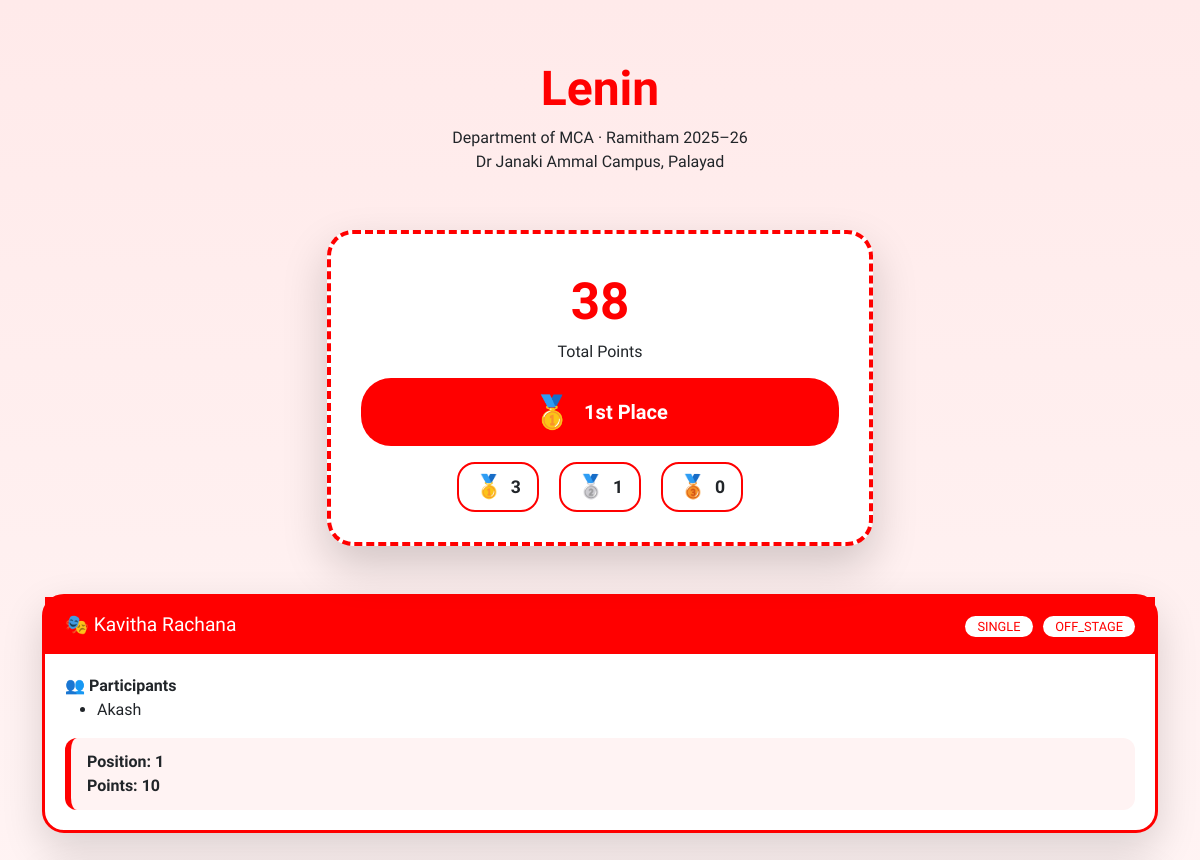
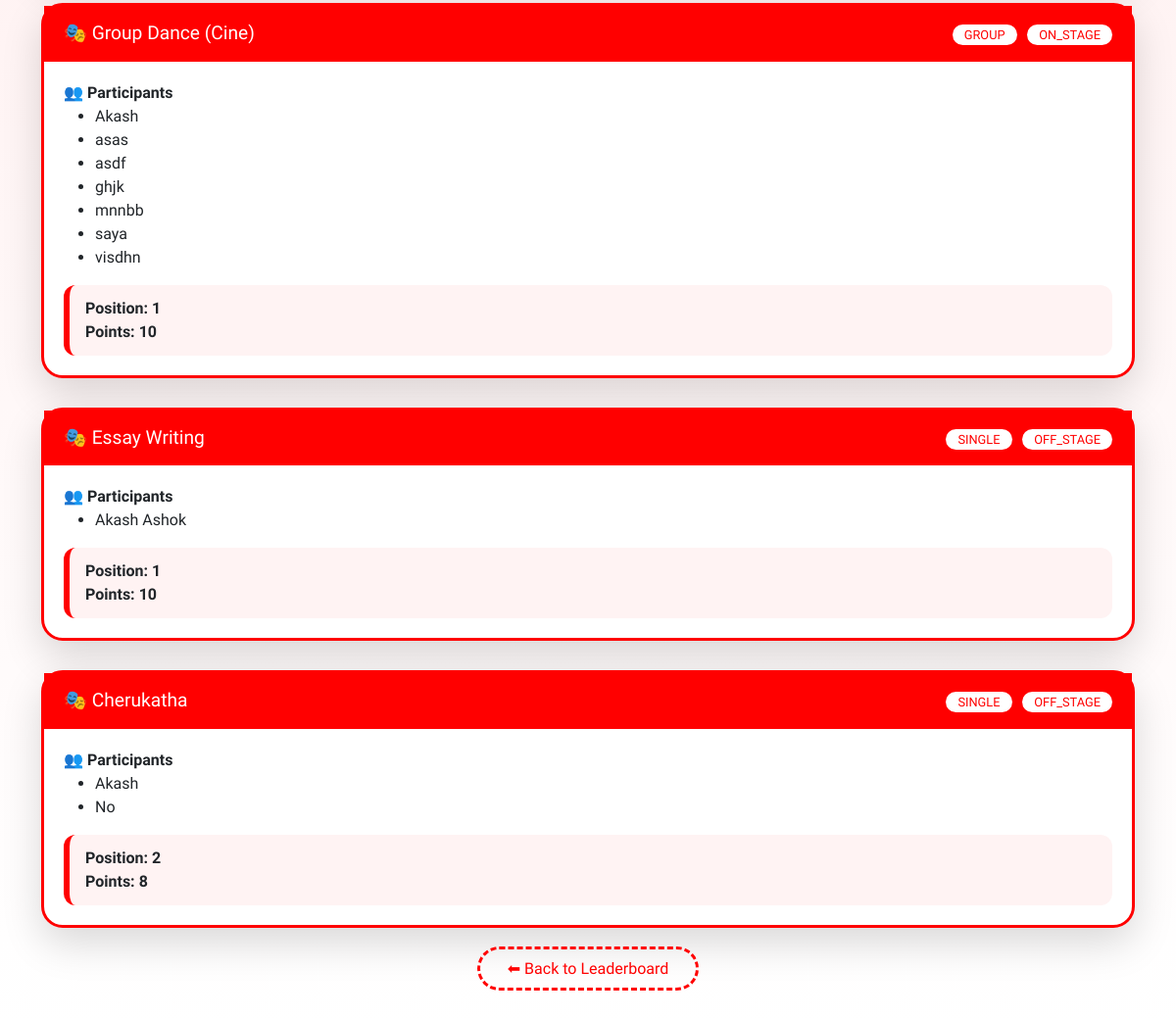
The app's page /team/1/ with its own data (2 pictures, top to bottom).
### app/models.py (models this page shows, shortened)
class Team(models.Model):
    team_name = models.CharField(max_length=150)
    department = models.CharField(max_length=100)

class Event(models.Model):
    STAGE_TYPE_CHOICES = (
        ('ON_STAGE', 'On Stage'),
        ('OFF_STAGE', 'Off Stage'),
    )
    EVENT_TYPE_CHOICES = (
        ('SINGLE', 'Single'),
        ('GROUP', 'Group'),
    )
    name = models.CharField(max_length=200, unique=True)
    stage_type = models.CharField(
        max_length=10,
        choices=STAGE_TYPE_CHOICES
    )
    event_type = models.CharField(
        max_length=10,
        choices=EVENT_TYPE_CHOICES
    )
    min_team_size = models.PositiveIntegerField(default=1)
    max_team_size = models.PositiveIntegerField(default=1)

class Result(models.Model):
    event = models.ForeignKey(
        Event,
        on_delete=models.CASCADE,
        related_name='results'
    )
    team = models.ForeignKey(
        Team,
        on_delete=models.CASCADE,
        related_name='results'
    )
    position = models.PositiveIntegerField()
    points = models.PositiveIntegerField(default=0)
    class Meta:
        unique_together = ('event', 'team')
        ordering = ['position']

### app/views.py (the view)
def public_team_detail(request, team_id):
    team = get_object_or_404(Team, id=team_id)
    total_points = (
        Result.objects
        .filter(team=team)
        .aggregate(tp=Coalesce(Sum('points'), 0))
        ['tp']
    )
    teams = (
        Team.objects
        .annotate(
            total_points=Coalesce(Sum('results__points'), 0)
        )
        .order_by('-total_points', 'team_name')
    )
    team_rank = 1
    for idx, t in enumerate(teams, start=1):
        if t.id == team.id:
            team_rank = idx
            break
    medal_count = Result.objects.filter(team=team).aggregate(
        gold=Coalesce(Count('id', filter=Q(position=1)), 0),
        silver=Coalesce(Count('id', filter=Q(position=2)), 0),
        bronze=Coalesce(Count('id', filter=Q(position=3)), 0),
    )
    event_data = []
    results = Result.objects.filter(team=team).select_related('event')
    for r in results:
        participants = list(
            team.participations
            .filter(event=r.event)
            .values_list('participant_name', flat=True)
        )
        event_data.append({
            'event': r.event,
            'participants': participants,
            'result': r
        })
    return render(request, 'public_team_detail.html', {
        'team': team,
        'total_points': total_points,
        'rank': team_rank,
        'overall_place': ordinal(team_rank),
        'medal_count': medal_count,
        'event_data': event_data
    })

### app/views.py (called while the page is built)
def ordinal(n):
    if 10 <= n % 100 <= 20:
        return f"{n}th"
    return f"{n}{ {1:'st', 2:'nd', 3:'rd'}.get(n % 10, 'th') }"

### app/templates/public_team_detail.html (shortened to what this page needs)
<!DOCTYPE html>
<html lang="en">
<head>
<link href="https://cdn.jsdelivr.net/npm/bootstrap@5.3.2/dist/css/bootstrap.min.css" rel="stylesheet">
</head>
<body>
<section class="page-header">
    <h1>{{ team.team_name }}</h1>
    <p>
        Department of {{ team.department }} · Ramitham 2025–26<br>
        Dr Janaki Ammal Campus, Palayad
    </p>
</section>
<div class="container mb-5">
    <div class="row justify-content-center">
        <div class="col-md-6">
            <div class="summary-card">
                <div class="points">{{ total_points }}</div>
                <div>Total Points</div>
                <div class="rank-badge">
                    <span class="rank-icon">
                        {% if rank == 1 %}🥇
                        {% elif rank == 2 %}🥈
                        {% elif rank == 3 %}🥉
                        {% else %}🏅{% endif %}
                    </span>
                    {{ rank }}{% if rank == 1 %}st{% elif rank == 2 %}nd{% elif rank == 3 %}rd{% else %}th{% endif %}
                    Place
                </div>
                <div class="medal-count">
                    <div class="medal-item"><span>🥇</span>{{ medal_count.gold }}</div>
                    <div class="medal-item"><span>🥈</span>{{ medal_count.silver }}</div>
                    <div class="medal-item"><span>🥉</span>{{ medal_count.bronze }}</div>
                </div>
            </div>
        </div>
    </div>
</div>
<div class="container pb-5">
{% for row in event_data %}
<div class="event-block">
    <div class="event-header">
        <span>🎭 {{ row.event.name }}</span>
        <div class="event-badges">
            <span>{{ row.event.event_type }}</span>
            <span>{{ row.event.stage_type }}</span>
        </div>
    </div>
    <div class="event-body">
        <strong>👥 Participants</strong>
        <ul>
            {% for name in row.participants %}
                <li>{{ name }}</li>
            {% endfor %}
        </ul>
        {% if row.result %}
        <div class="result-box">
            Position: {{ row.result.position }}<br>
            Points: {{ row.result.points }}
        </div>
        {% else %}
        <p class="text-muted mb-0">Result not published</p>
        {% endif %}
    </div>
</div>
{% endfor %}
<div class="text-center">
    <a href="{% url 'public_index' %}" class="back-btn">
        ⬅ Back to Leaderboard
    </a>
</div>
</div>
</body>
</html>

### app/templates/public_team_detail.html (style rules this page uses)
:root { --red:#FF0000; --soft:#fff3f3; }
body { font-family:'Patrick Hand', cursive; background: linear-gradient(180deg, #ffeaea, #ffffff); }
.page-header { text-align:center; padding:60px 15px 40px; }
.page-header h1 { font-size:3rem; font-weight:900; color:var(--red); }
.summary-card { background:white; border:4px dashed var(--red); border-radius:26px; padding:30px; text-align:center; box-shadow:0 20px 45px rgba(0,0,0,.18); }
.points { font-size:3.2rem; font-weight:900; color:var(--red); }
.rank-badge { margin-top:14px; display:flex; justify-content:center; align-items:center; gap:12px; background:var(--red); color:white; padding:10px 26px; border-radius:30px; font-size:1.25rem; font-weight:700; }
.rank-icon { font-size:2rem; }
.medal-count { display:flex; justify-content:center; gap:20px; margin-top:16px; font-size:1.1rem; font-weight:700; }
.medal-item { background:white; border:2px solid var(--red); padding:6px 16px; border-radius:18px; display:flex; align-items:center; gap:8px; }
.medal-item span { font-size:1.4rem; }
.event-block { background:white; border:3px solid var(--red); border-radius:22px; box-shadow:0 16px 40px rgba(0,0,0,.15); margin-bottom:30px; }
.event-header { background:var(--red); color:white; padding:14px 20px; font-size:1.2rem; display:flex; justify-content:space-between; align-items:center; }
.event-badges span { background:white; color:var(--red); border-radius:16px; padding:3px 12px; font-size:.8rem; margin-left:6px; }
.event-body { padding:20px; }
.result-box { background:var(--soft); border-left:6px solid var(--red); padding:12px 16px; border-radius:12px; font-weight:600; }
.back-btn { border:3px dashed var(--red); color:var(--red); padding:10px 28px; border-radius:30px; text-decoration:none; }

### records on screen
Team: team_name "Lenin", department "MCA"
Event: event.name "Kavitha Rachana", event.event_type "SINGLE", event.stage_type "OFF_STAGE", participants "Akash", result.position "1", result.points "10"
Event: event.name "Group Dance (Cine)", event.event_type "GROUP", event.stage_type "ON_STAGE", participants "Akash" "asas" "asdf" "ghjk" "mnnbb" "saya" "visdhn", result.position "1", result.points "10"
Event: event.name "Essay Writing", event.event_type "SINGLE", event.stage_type "OFF_STAGE", participants "Akash Ashok", result.position "1", result.points "10"
Event: event.name "Cherukatha", event.event_type "SINGLE", event.stage_type "OFF_STAGE", participants "Akash" "No", result.position "2", result.points "8"

### other values on screen
{{ total_points }} "38"
{{ rank }} "1"
{{ medal_count.gold }} "3"
{{ medal_count.silver }} "1"
{{ medal_count.bronze }} "0"
